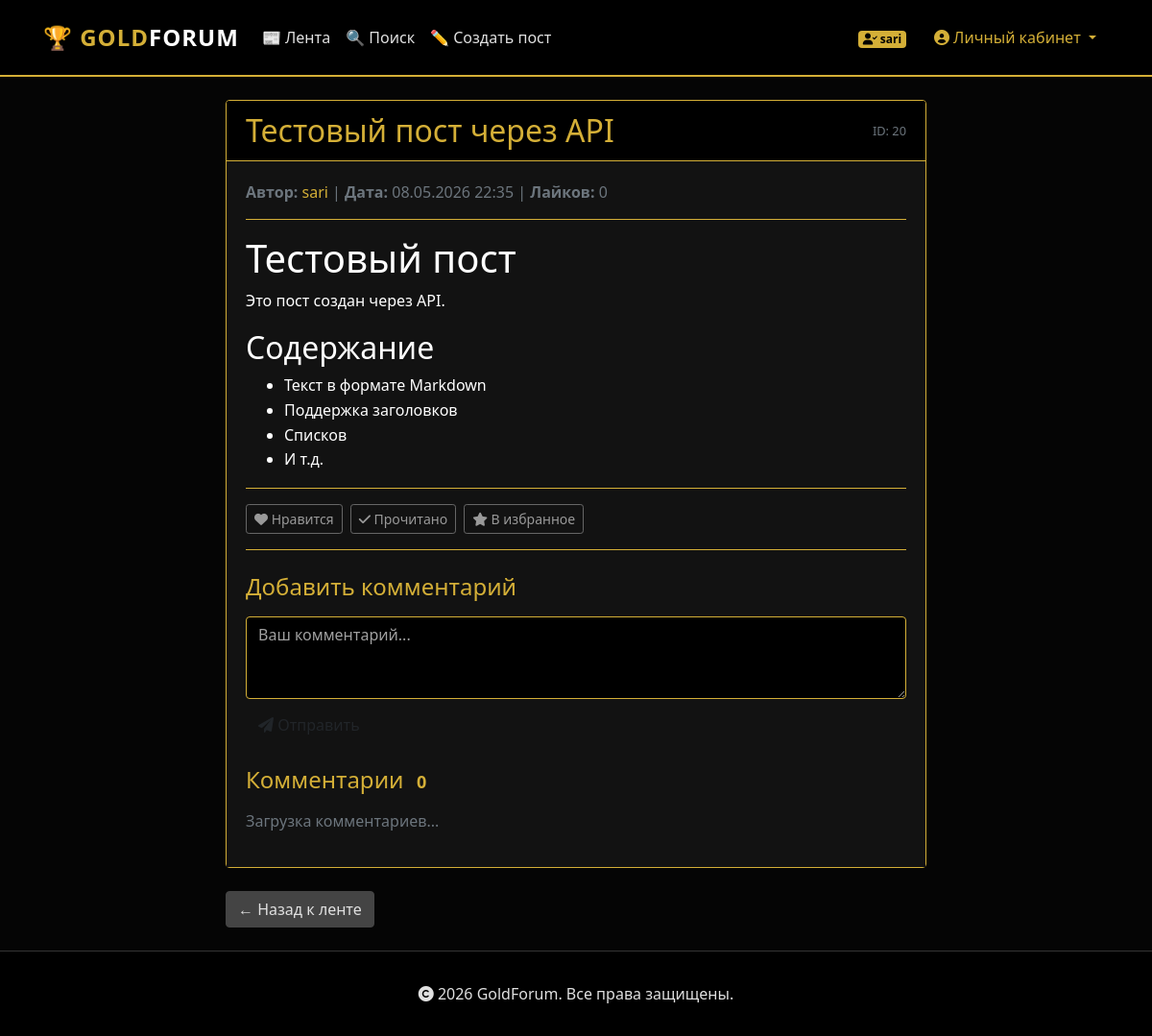
/post/20 (signed in), run on an earlier commit of the app's database.
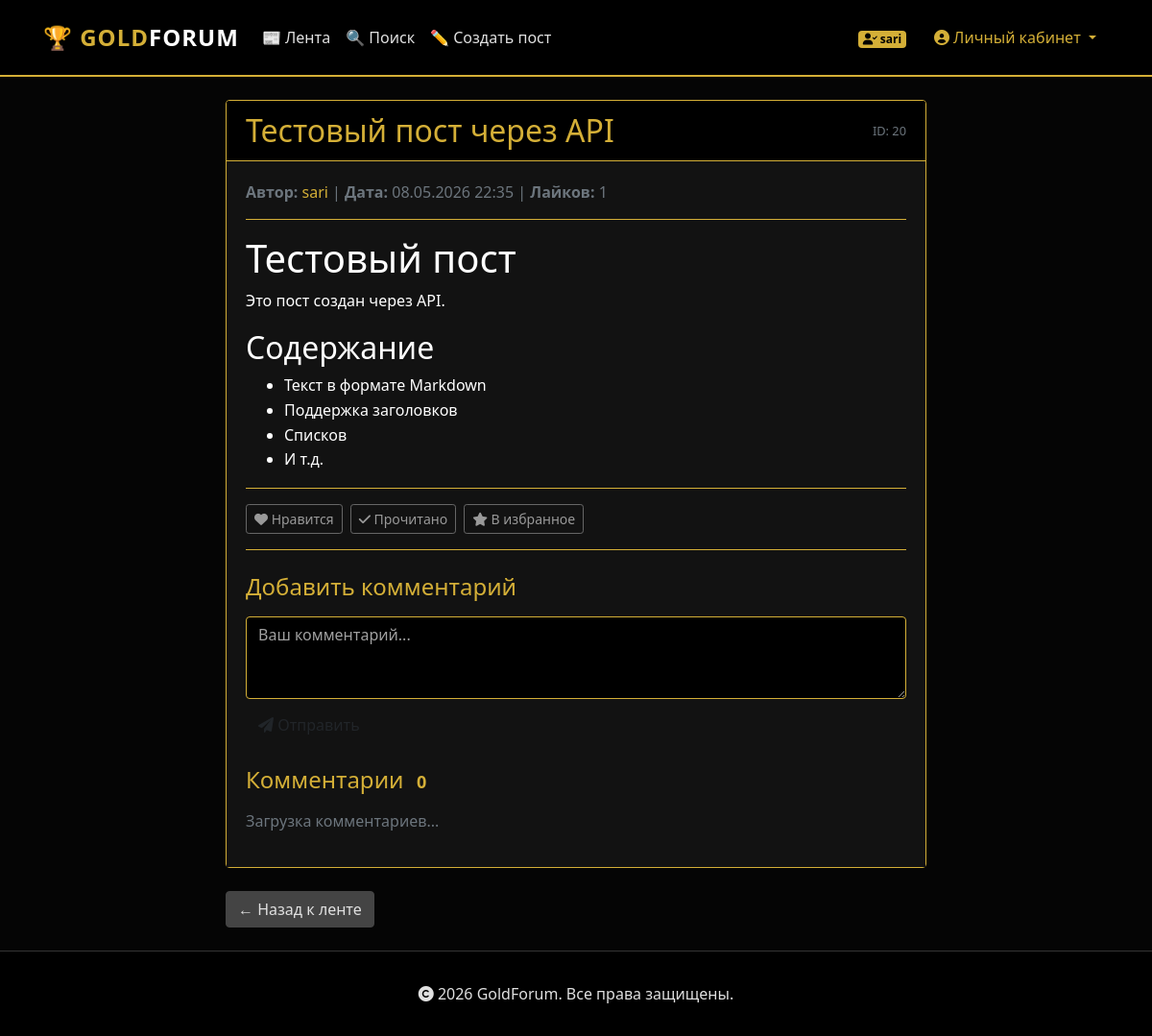
And on a later commit of the database.
### backend/database/models/posts_model.py (models this page shows, shortened)
class PostModel(SqlAlchemyBase, SerializerMixin):
    __tablename__ = 'posts'
    id = sqlalchemy.Column(sqlalchemy.Integer, primary_key=True, autoincrement=True)
    author = sqlalchemy.Column(sqlalchemy.String, nullable=False, index=True)
    title = sqlalchemy.Column(sqlalchemy.String, nullable=True)
    content = sqlalchemy.Column(sqlalchemy.Text, nullable=False)
    content_html = sqlalchemy.Column(sqlalchemy.Text, nullable=True)
    created_at = sqlalchemy.Column(sqlalchemy.DateTime, default=datetime.datetime.now, index=True)
    updated_at = sqlalchemy.Column(sqlalchemy.DateTime, onupdate=datetime.datetime.now)
    path = sqlalchemy.Column(sqlalchemy.Text, nullable=True)
    attached_images = sqlalchemy.Column(sqlalchemy.Text, nullable=True)
    attached_files = sqlalchemy.Column(sqlalchemy.Text, nullable=True)
    likes_count = sqlalchemy.Column(sqlalchemy.Integer, default=0, nullable=False)
    user_id = sqlalchemy.Column(sqlalchemy.Integer, sqlalchemy.ForeignKey("users.id"), nullable=True, index=True)
    user = orm.relationship('UserModel')
    comments = orm.relationship('CommentModel', back_populates='post', cascade='all, delete-orphan')

### app.py (the view)
@app.route('/post/<int:post_id>')
def post_detail(post_id):
    db_sess = db_session.create_session()
    try:
        post = db_sess.get(PostModel, post_id)
        if not post:
            abort(404)
        return render_template('post_detail.html', post=post)
    finally:
        db_sess.close()

### app.py (called while the page is built)
@login_manager.user_loader
def load_user(user_id):
    db_sess = db_session.create_session()
    try:
        return db_sess.get(UserModel, user_id)
    finally:
        db_sess.close()

### backend/database/db_session.py (called while the page is built)
def create_session() -> Session:
    global __factory
    return __factory()

### templates/post_detail.html (shortened to what the changed rows need)
{% extends "base.html" %}
{% block content %}
<div class="row justify-content-center">
    <div class="col-lg-8">
        <div class="card border-gold mb-4">
            <div class="card-header bg-black border-gold">
                <div class="d-flex justify-content-between align-items-center">
                    <h2 class="text-gold mb-0">{{ post.title or 'Без заголовка' }}</h2>
                    <small class="text-muted">ID: {{ post.id }}</small>
                </div>
            </div>
            <div class="card-body">
                <div class="mb-3 text-muted">
                    <strong>Автор:</strong>
                    <a href="/profile/{{ post.user_id }}" class="text-gold">
                        {{ post.author }}
                    </a> |
                    <strong>Дата:</strong>
                    {{ post.created_at.strftime('%d.%m.%Y %H:%M') if post.created_at else 'Неизвестно' }} |
                    <strong>Лайков:</strong>
                    <span id="post-likes-count">{{ post.likes_count or 0 }}</span>
                </div>
                <hr class="border-gold">
                <div class="post-content text-white" style="line-height: 1.6;">
                    {% if post.content_html %}
                        {{ post.content_html|safe }}
                    {% else %}
                        {{ post.content|safe }}
                    {% endif %}
                </div>
                {% if current_user.is_authenticated %}
                <hr class="border-gold">
                <div class="d-flex justify-content-between align-items-center mt-3">
                    <div class="d-flex">
                    </div>
                </div>
                {% endif %}
                <hr class="border-gold">
                {% if current_user.is_authenticated %}
                <div class="mt-4">
                    <h4 class="text-gold mb-3">Добавить комментарий</h4>
                    <div class="mb-3">
                    </div>
                </div>
                {% else %}
                <div class="mt-4">
                    <p class="text-muted">Для добавления комментария необходимо <a href="/login" class="text-gold">авторизоваться</a>.</p>
                </div>
                {% endif %}
                <div class="mt-4" id="comments-section">
                    <h4 class="text-gold mb-3">Комментарии <span class="badge bg-gold text-black" id="comments-count">0</span></h4>
                    <div id="comments-list">
                    </div>
                </div>
            </div>
        </div>
    </div>
</div>
{% endblock %}

What changed in the data, as far as the page shows it:
changed PostModel "Тестовый пост через API": likes_count "0" → "1"
